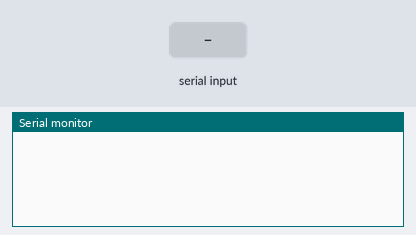
This sketch was run on a simulated Arduino Uno, built with avr-gcc and run on an emulated ATmega328P. Shown: the last lines printed to the serial monitor. Inputs (shaded band) come from the test bench. The modem accepts every AT command (registered, SIM ready, sends succeed) and sends nothing else.

Above: at 1.2 s.
1.3 s: "#" received over Serial
At 2.5 s:
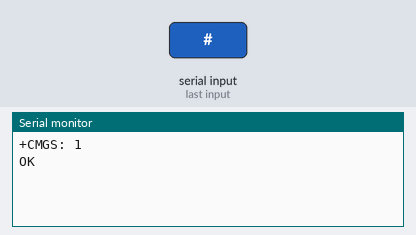
2.8 s: "#" received over the second serial link
At 4.0 s:
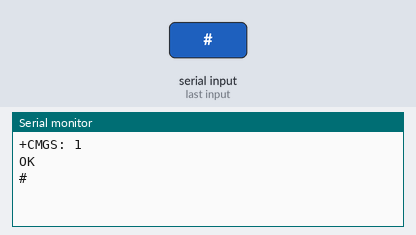
4.3 s: "1" received over the second serial link
At 5.4 s:
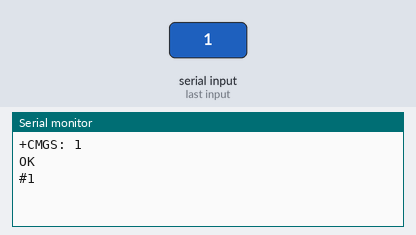

Measured:
- after the input at 1.3 s, the serial monitor: prints a new line at once (image 1)
- after the input at 2.8 s, the serial monitor: prints a new line at once (image 2)
- after the input at 4.3 s, the serial monitor: prints a new line at once (image 3)

The sketch:

sms.ino
```cpp
#include <SoftwareSerial.h>
SoftwareSerial gsm(8,9);

void setup () {
  Serial.begin(9600);
  gsm.begin(9600);
}

void loop () {
  if(gsm.available()) {
    Serial.write(gsm.read());
  }
  if(Serial.available()) {
    byte a=Serial.read();
    if (a=='#'){
      gsm.write(0x1a);
    }
    else{
      gsm.write(a);
    }
  }
}
```
